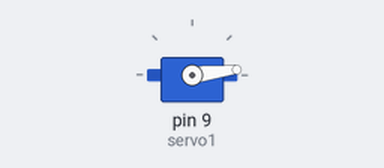
The sketch below on a simulated Arduino Uno, built with avr-gcc and run on an emulated ATmega328P. On the bench: servo.

Above: at 0.05 s.
At 1.1 s:
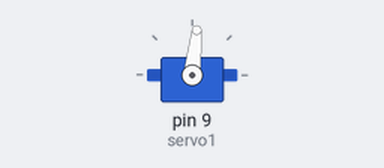
At 2.15 s:
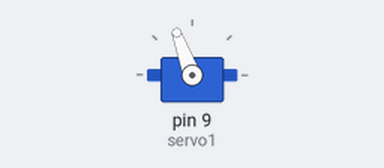
At 4.3 s:
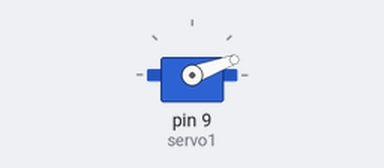
Timing chart, 0 to 7.9 s (numbered marks = the images above):
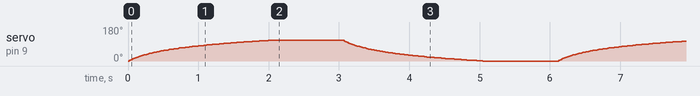

The sketch:

MotorShieldTest.ino
```cpp
#include <Servo.h>
#include <math.h>

Servo servo1;

// --------------------------
// EASING PRESETS
// --------------------------

// Slow start → fast end
float logEaseIn(float t) {
  return log(1 + 9 * t) / log(10);
}

// Fast start → slow end
float logEaseOut(float t) {
  float inv = 1.0 - t;
  return 1.0 - (log(1 + 9 * inv) / log(10));
}

// Slow → fast → slow (smoother)
float logEaseInOut(float t) {
  if (t < 0.5) {
    float tt = t * 2.0 ;
    return 0.5 * (log(1 + 9 * tt) / log(10));
  } else {
    float tt = (t - 0.5) * 2.0;
    float eased = log(1 + 9 * tt) / log(10);
    return 0.5 + 0.5 * eased;
  }
}

// No easing
float linearEase(float t) {
  return t;
}

// --------------------------
// SELECT YOUR PRESET HERE
// --------------------------

// Options: logEaseIn, logEaseOut, logEaseInOut, linearEase
float (*ease)(float) = logEaseIn;   // <—— change this to switch preset

// --------------------------

void moveServoWithEase(Servo &s, int startPos, int endPos, int durationMs) {
  const int steps = 100;
  for (int i = 0; i <= steps; i++) {
    float t = (float)i / steps;
    float eased = ease(t);       // use selected easing preset

    int pos = startPos + (endPos - startPos) * eased;
    s.write(pos);

    delay(durationMs / steps);
  }
}

void setup() {
  servo1.attach(9);
}

void loop() {
  moveServoWithEase(servo1, 0, 110, 2000);
  delay(1000);

  moveServoWithEase(servo1, 110, 0, 2000);
  delay(1000);
}
```
